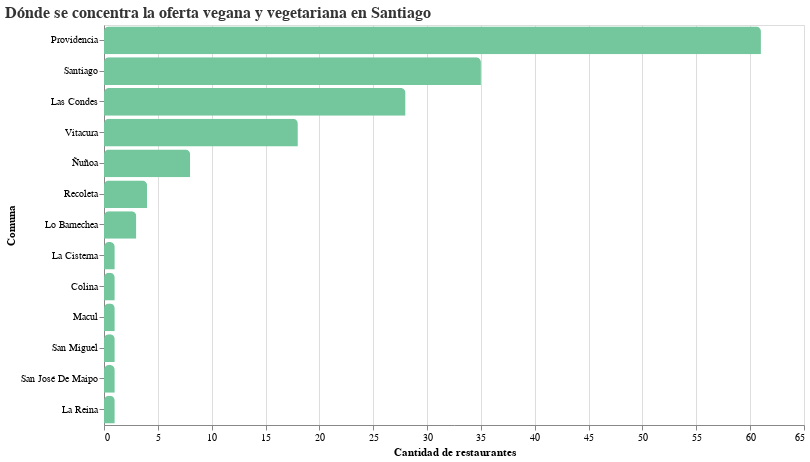

The code cell stored with this chart in its notebook:
### Code cell
import altair as alt

grafico = (
    alt.Chart(conteo_comuna)
    .mark_bar(color='#74c69d', cornerRadiusTopLeft=5, cornerRadiusTopRight=5)
    .encode(
        x=alt.X('Cantidad:Q', title='Cantidad de restaurantes'),
        y=alt.Y('Comuna:N', sort='-x', title='Comuna'),
        tooltip=['Comuna', 'Cantidad']
    )
    .properties(
        title='Dónde se concentra la oferta vegana y vegetariana en Santiago',
        width=700,
        height=400
    )
    .configure_title(
        fontSize=16,
        font='Arial',
        anchor='start',
        color='#333'
    )
)

grafico

### Figure 1 — Vega-Lite specification as saved in the notebook (floating-point values rounded to 4 significant figures)
{"config": {"view": {"continuousWidth": 300, "continuousHeight": 300}, "title": {"anchor": "start", "color": "#333", "font": "Arial", "fontSize": 16}}, "data": {"name": "data-d442d9933bede4d2d107b4044c1af987"}, "mark": {"type": "bar", "color": "#74c69d", "cornerRadiusTopLeft": 5, "cornerRadiusTopRight": 5}, "encoding": {"tooltip": [{"field": "Comuna", "type": "nominal"}, {"field": "Cantidad", "type": "quantitative"}], "x": {"field": "Cantidad", "title": "Cantidad de restaurantes", "type": "quantitative"}, "y": {"field": "Comuna", "sort": "-x", "title": "Comuna", "type": "nominal"}}, "height": 400, "title": "Dónde se concentra la oferta vegana y vegetariana en Santiago", "width": 700, "$schema": "https://vega.github.io/schema/vega-lite/v5.20.1.json", "datasets": {"data-d442d9933bede4d2d107b4044c1af987": [{"Comuna": "Providencia", "Cantidad": 61}, {"Comuna": "Santiago", "Cantidad": 35}, {"Comuna": "Las Condes", "Cantidad": 28}, {"Comuna": "Vitacura", "Cantidad": 18}, {"Comuna": "Ñuñoa", "Cantidad": 8}, {"Comuna": "Recoleta", "Cantidad": 4}, {"Comuna": "Lo Barnechea", "Cantidad": 3}, {"Comuna": "La Cisterna", "Cantidad": 1}, {"Comuna": "Colina", "Cantidad": 1}, {"Comuna": "Macul", "Cantidad": 1}, {"Comuna": "San Miguel", "Cantidad": 1}, {"Comuna": "San José De Maipo", "Cantidad": 1}, {"Comuna": "La Reina", "Cantidad": 1}]}}
